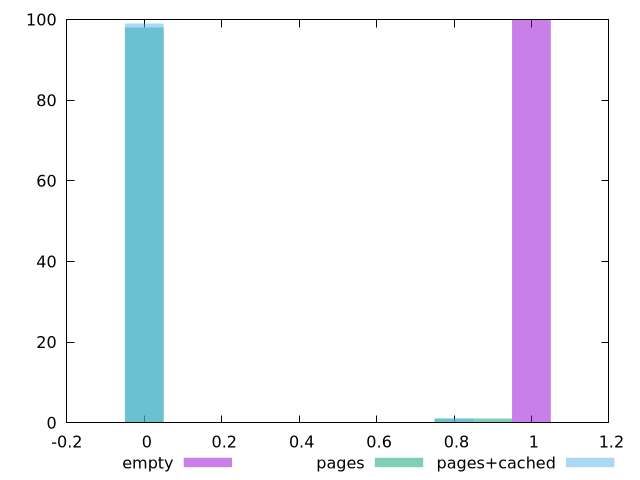

This chart was generated by the following gnuplot code:
$_empty <<EOF
1 100
EOF
$_pages <<EOF
0.9 1
0 98
0.8 1
EOF
$_pagesCached <<EOF
0.8 1
0 99
EOF
set key outside below
set terminal pngcairo
set output "report_00004_2020-11-02T20-21-41.718Z/uses-webp-images/uses-webp-images_empty_pages_pages+cached+hist.png"
set boxwidth 0.1
set style fill transparent solid 0.5 noborder
set yrange [0:100]
plot $_empty title "empty" with boxes ,$_pages title "pages" with boxes ,$_pagesCached title "pages+cached" with boxes ,
